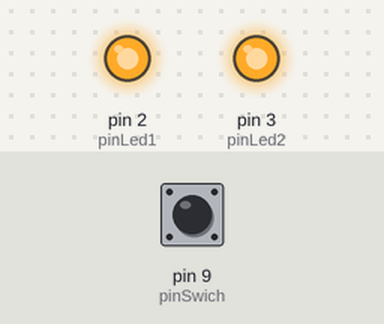
The program below on a simulated Arduino Nano, built with avr-gcc and run on an emulated ATmega328P. Parts: output pins drawn as LEDs (lit = HIGH). The test bench sets the inputs (shaded band); at power-on: pin 9 (pinSwich) HIGH. What the program prints to the serial monitor is not drawn.

Above: at 1.2 s.
1.3 s: pin 9 (pinSwich) pulled LOW for 0.15 s
4.4 s: pin 9 (pinSwich) pulsed LOW 5 times (0.12 s each, 0.3 s apart)
At 5.7 s:
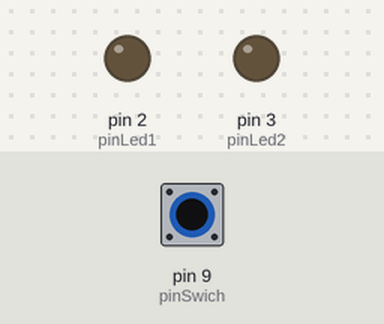
7.4 s: pin 9 (pinSwich) pulled LOW for 0.15 s
10.5 s: pin 9 (pinSwich) pulsed LOW 5 times (0.12 s each, 0.3 s apart)
15.0 s: pin 9 (pinSwich) pulled LOW for 1 s
At 19.7 s:
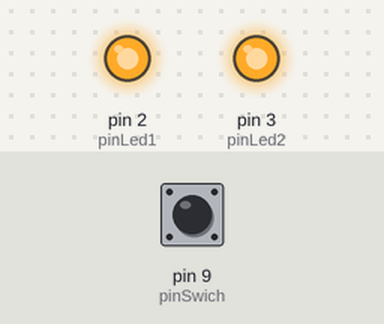
Timing chart, 0 to 20.0 s (numbered marks = the images above; inputs shaded):
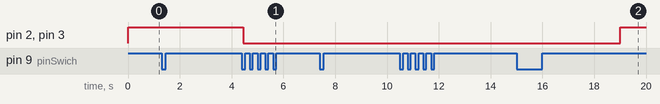

Measured:
- after the input at 1.3 s, every drawn part: stays the same
- after the input at 7.4 s, every drawn part: stays the same
- after the input at 10.5 s, every drawn part: stays the same
- after the input at 15.0 s, pin 2 (pinLed1), pin 3 (pinLed2): LOW → HIGH after 4.0 s

The program:

main.cpp
```cpp
// (licence header left out)
#include <Arduino.h>

  int pinLed1 = 2;
  int pinLed2 = 3;

  int pinSwich = 9;
  int pinDoor = 8;

String morse() {
  unsigned long time = 0;
  unsigned long count[] = {0, 0, 0, 0, 0, 0, 0, 0, 0, 0};
    for (int i = 0; i < 10; i++) {
      time = pulseIn(pinSwich, LOW, 3000000);
      if (time == 0) break;  // タイムアウト
      if (time <1000) {  // チャタリングを無視
        i--;
        continue;
      }
      // Serial.println(time);
      count[i] = time;
    }

    String morse = "";
    for (int i = 0; i < 10; i++) {
      if (count[i] == 0) break;
      if ( (count[i] == 0) ) {
        morse += "";
      } else if (count[i] < 250000) {
        morse += "･";
      } else {
        morse += "-";
      }
    }
    return morse;
}

void setup() {
  Serial.begin(9600);

  pinMode(pinLed1, OUTPUT);
  pinMode(pinLed2, OUTPUT);
  pinMode(pinSwich, INPUT_PULLUP);

  digitalWrite(pinLed1, HIGH);
  digitalWrite(pinLed2, HIGH);
}

void loop() {
  String m = morse();
  // switchはString扱えない?要確認
  Serial.println(m);
  if (m == "-") {
    digitalWrite(pinLed1, HIGH);
    digitalWrite(pinLed2, HIGH);
  } else if (m == "･･" || m == "･") {
    digitalWrite(pinLed1, LOW);
    digitalWrite(pinLed2, LOW);
  } else if (m == "--･") {
    digitalWrite(pinLed1, HIGH);
    digitalWrite(pinLed2, LOW);
  } else if (m == "-･-") {
    digitalWrite(pinLed1, LOW);
    digitalWrite(pinLed2, HIGH);
  } else if (m == "---") {
    digitalWrite(pinLed1, LOW);
    digitalWrite(pinLed2, LOW);
  }
}
```
